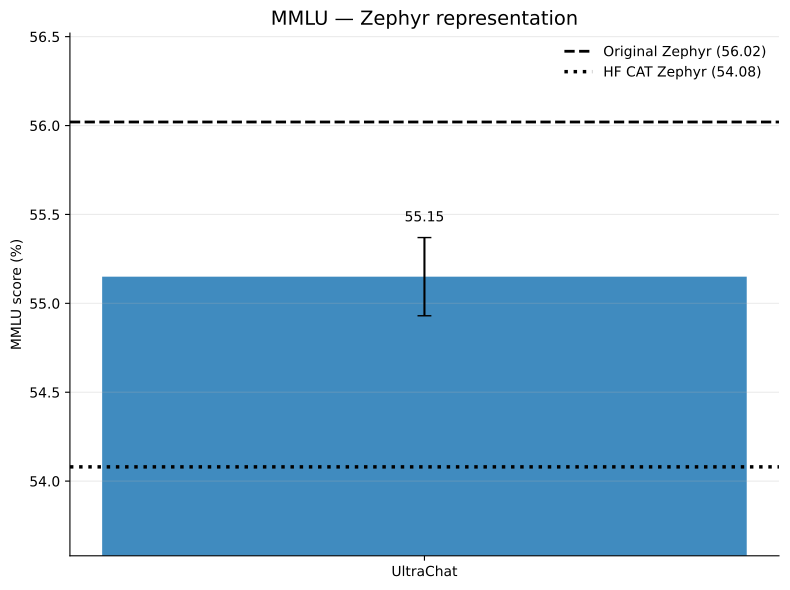

Here is the Python script that generated this plot:
import numpy as np
import matplotlib.pyplot as plt

from pathlib import Path
from matplotlib.backends.backend_pdf import PdfPages


# ============================================================
# Configuration
# ============================================================

MODEL_NAME = "Zephyr"
COLOR = "C0"

eps = np.array([0.05, 0.10, 0.20, 0.40])


# ============================================================
# MMLU
# ============================================================

mmlu_github = (55.15, 0.22)

mmlu_references = {
    "Original Zephyr": 56.02,
    "HuggingFace CAT Zephyr": 54.08,
}

mmlu_relative = {
    "y":   [55.05, 54.98, 55.17, 54.92],
    "err": [0.30, 0.26, 0.17, 0.17],
}


# ============================================================
# ARC-E
# ============================================================

arce_github = (78.22, 0.38)

arce_references = {
    "Original Zephyr": 81.00,
    "HuggingFace CAT Zephyr": 78.20,
}

arce_relative = {
    "y":   [79.00, 78.52, 78.04, 77.08],
    "err": [0.26, 0.36, 0.40, 0.88],
}


# ============================================================
# ARC-C
# ============================================================

arcc_github = (50.24, 0.61)

arcc_references = {
    "Original Zephyr": 55.20,
    "HuggingFace CAT Zephyr": 51.50,
}

arcc_relative = {
    "y":   [51.17, 51.08, 50.94, 49.32],
    "err": [0.35, 0.50, 0.76, 0.82],
}


# ============================================================
# Representation plot
# ============================================================

def plot_representation(github, references, metric):
    fig, ax = plt.subplots(figsize=(8, 6))

    value, error = github

    original = references["Original Zephyr"]
    hf = references["HuggingFace CAT Zephyr"]

    # --------------------------------------------------------
    # GitHub CAT Zephyr bar
    # --------------------------------------------------------

    bar = ax.bar(
        [0],
        [value],
        yerr=[error],
        capsize=5,
        width=0.55,
        color=COLOR,
        alpha=0.85,
    )[0]

    # --------------------------------------------------------
    # Reference lines
    # --------------------------------------------------------

    ax.axhline(
        original,
        linestyle="--",
        linewidth=2,
        color="black",
        label=f"Original Zephyr ({original:.2f})",
    )

    ax.axhline(
        hf,
        linestyle=":",
        linewidth=2.5,
        color="black",
        label=f"HF CAT Zephyr ({hf:.2f})",
    )

    # --------------------------------------------------------
    # Numerical value
    # --------------------------------------------------------

    all_values = [
        value - error,
        value + error,
        original,
        hf,
    ]

    ymin = min(all_values)
    ymax = max(all_values)

    padding = max(
        (ymax - ymin) * 0.20,
        0.5,
    )

    ax.text(
        bar.get_x() + bar.get_width() / 2,
        value + error + padding * 0.15,
        f"{value:.2f}",
        ha="center",
        va="bottom",
        fontsize=10,
    )

    # --------------------------------------------------------
    # Axis
    # --------------------------------------------------------

    ax.set_ylim(
        max(0, ymin - padding),
        ymax + padding,
    )

    ax.set_xticks([0])
    ax.set_xticklabels(["UltraChat"])

    ax.set_ylabel(f"{metric} score (%)")

    ax.set_title(
        f"{metric} — {MODEL_NAME} representation",
        fontsize=14,
    )

    ax.grid(
        axis="y",
        alpha=0.25,
    )

    ax.spines["top"].set_visible(False)
    ax.spines["right"].set_visible(False)

    ax.legend(
        frameon=False,
        loc="best",
    )

    fig.tight_layout()

    return fig


# ============================================================
# Relative learning-rate plot
# ============================================================

def plot_relative_lr(relative, metric):
    fig, ax = plt.subplots(figsize=(8, 6))

    y = np.array(
        relative["y"],
        dtype=float,
    )

    err = np.array(
        relative["err"],
        dtype=float,
    )

    # --------------------------------------------------------
    # Line
    # --------------------------------------------------------

    ax.plot(
        eps,
        y,
        marker="o",
        markersize=7,
        linewidth=2,
        color=COLOR,
        label="UltraChat",
    )

    # --------------------------------------------------------
    # Error bars
    # --------------------------------------------------------

    ax.errorbar(
        eps,
        y,
        yerr=err,
        fmt="none",
        capsize=4,
        color=COLOR,
    )

    # --------------------------------------------------------
    # Adaptive y-axis, including error bars
    # --------------------------------------------------------

    ymin = np.min(y - err)
    ymax = np.max(y + err)

    padding = max(
        (ymax - ymin) * 0.20,
        0.25,
    )

    ax.set_ylim(
        max(0, ymin - padding),
        ymax + padding,
    )

    # --------------------------------------------------------
    # Axis
    # --------------------------------------------------------

    ax.set_xlabel(
        r"Configuration multiplier $s$"
    )

    ax.set_ylabel(
        f"{metric} score (%)"
    )

    ax.set_xticks(eps)

    ax.set_xticklabels([
        "0.05",
        "0.10",
        "0.20",
        "0.40",
    ])

    ax.set_title(
        f"{metric} — {MODEL_NAME} relative learning rate",
        fontsize=14,
    )

    ax.grid(
        axis="y",
        alpha=0.25,
    )

    ax.spines["top"].set_visible(False)
    ax.spines["right"].set_visible(False)

    ax.legend(
        frameon=False,
    )

    fig.tight_layout()

    return fig


# ============================================================
# Generate all six figures
# ============================================================

figures = []


# ------------------------------------------------------------
# MMLU
# ------------------------------------------------------------

figures.append(
    plot_representation(
        mmlu_github,
        mmlu_references,
        "MMLU",
    )
)

figures.append(
    plot_relative_lr(
        mmlu_relative,
        "MMLU",
    )
)


# ------------------------------------------------------------
# ARC-E
# ------------------------------------------------------------

figures.append(
    plot_representation(
        arce_github,
        arce_references,
        "ARC-E",
    )
)

figures.append(
    plot_relative_lr(
        arce_relative,
        "ARC-E",
    )
)


# ------------------------------------------------------------
# ARC-C
# ------------------------------------------------------------

figures.append(
    plot_representation(
        arcc_github,
        arcc_references,
        "ARC-C",
    )
)

figures.append(
    plot_relative_lr(
        arcc_relative,
        "ARC-C",
    )
)


# ============================================================
# Save ALL six figures to ONE multipage PDF
#
# Example:
#
#     capabilities_zephyr.py
#
# creates:
#
#     capabilities_zephyr.pdf
#
# in the same directory.
# ============================================================

script_path = Path(__file__).resolve()
pdf_path = script_path.with_suffix(".pdf")

with PdfPages(pdf_path) as pdf:
    for fig in figures:
        pdf.savefig(
            fig,
            bbox_inches="tight",
        )

print(
    f"Saved {len(figures)} figures to:\n"
    f"{pdf_path}"
)


# ============================================================
# Display
# ============================================================

plt.show()
